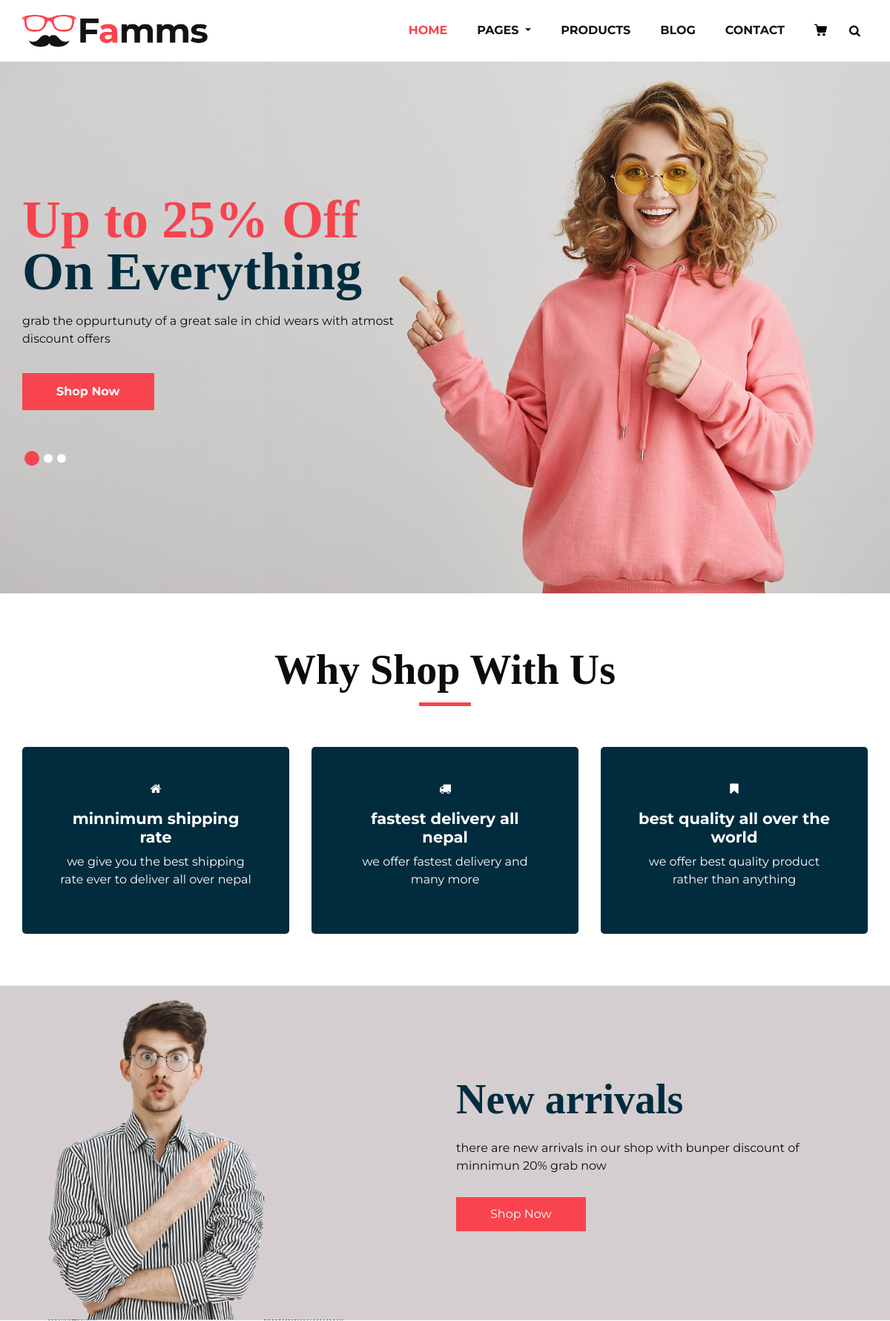
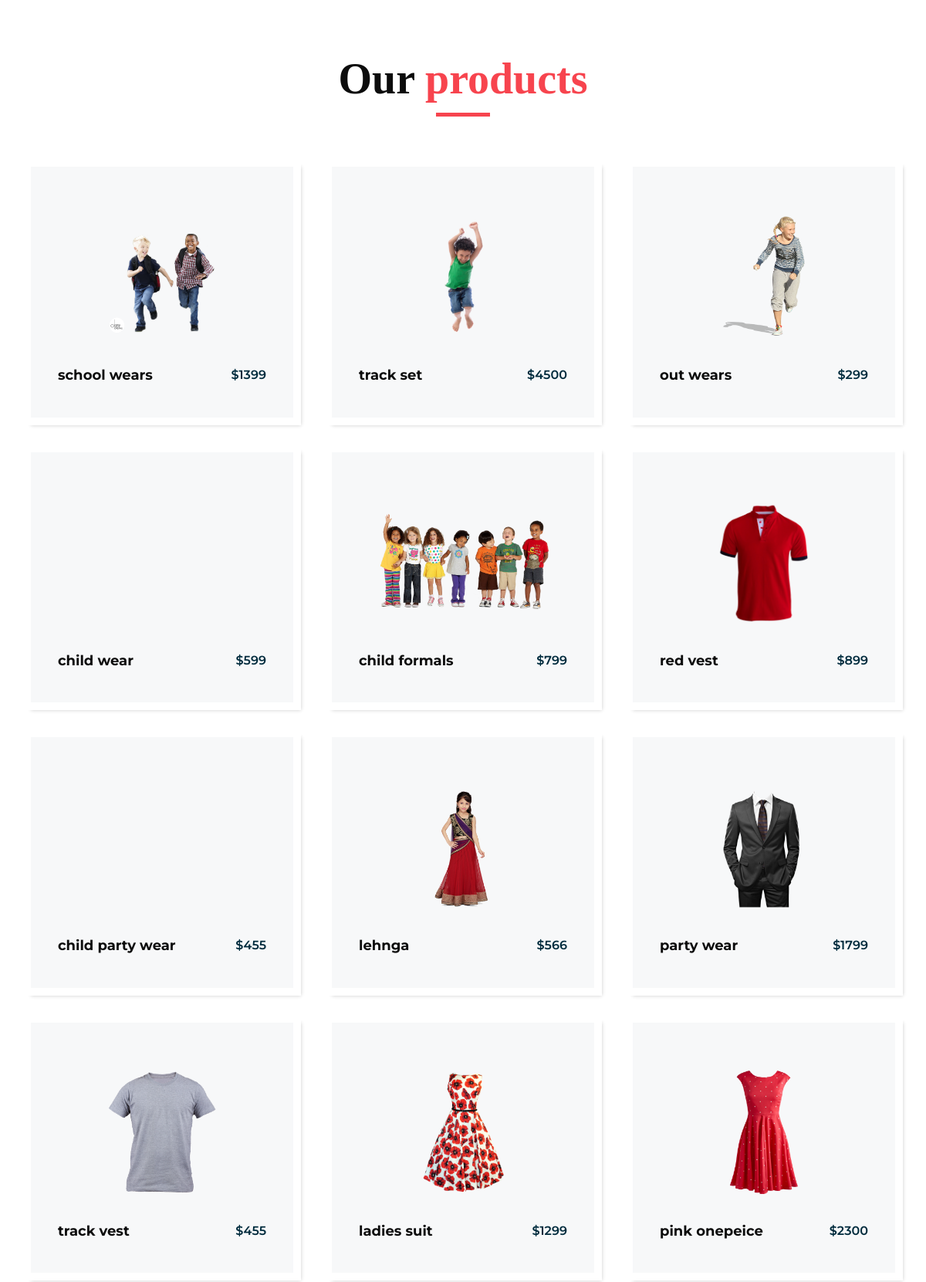
The page / (upper part) on the database its author committed (2 pictures, top to bottom).
### home/models.py (models this page shows, shortened)
class Slider(models.Model):
    name = models.CharField(max_length=200)
    image = models.ImageField(upload_to='media')
    url = models.URLField(max_length=500,blank = True)
    description = models.TextField(blank = True)
    status = models.CharField(choices=STATUS, max_length=50, blank = True)

class Service(models.Model):
    title= models.CharField(max_length=300)
    logo = models.CharField(max_length=300)
    description = models.TextField()

class Ad(models.Model):
    title = models.CharField(max_length=200)
    image = models.ImageField(upload_to='media')
    description = models.TextField(blank=True)
    url = models.URLField(max_length=500, blank=True)

class Product(models.Model):
    name = models.CharField(max_length=300)
    price = models.IntegerField()
    image = models.ImageField(upload_to='media')
    slug = models.CharField(max_length=500,unique=True)

### home/views.py (the view)
# urls.py: 2. Add a URL to urlpatterns:  path('', views.home, name='home')
def home(request):
    views={}
    views['services']= Service.objects.all()
    views['products']= Product.objects.all()
    views['ads']= Ad.objects.all()
    views['testimonials']= Testimonial.objects.all()
    views['informations']= Information.objects.all()
    views['sliders']= Slider.objects.all()
    return render(request,'index.html',views)

### templates/index.html (shortened to what this page needs)
<!DOCTYPE html>
{% load static %}
<html>
   <head>
      <link rel="stylesheet" type="text/css" href="{% static 'css/bootstrap.css' %}" />
      <link href="{% static 'css/font-awesome.min.css' %}" rel="stylesheet" />
      <link href="{% static 'css/style.css' %}" rel="stylesheet" />
      <link href="{% static 'css/responsive.css' %}" rel="stylesheet" />
   </head>
   <body>
      <div class="hero_area">
         <header class="header_section">
            <div class="container">
               <nav class="navbar navbar-expand-lg custom_nav-container ">
                  <a class="navbar-brand" href="/"><img width="250" src="{% static 'images/logo.png' %}" alt="#" /></a>
                  <div class="collapse navbar-collapse" id="navbarSupportedContent">
                     <ul class="navbar-nav">
                        <li class="nav-item active">
                           <a class="nav-link" href="/">Home <span class="sr-only">(current)</span></a>
                        </li>
                       <li class="nav-item dropdown">
                           <a class="nav-link dropdown-toggle" href="#" data-toggle="dropdown" role="button" aria-haspopup="true" aria-expanded="true"> <span class="nav-label">Pages </a>
                        </li>
                        <li class="nav-item">
                           <a class="nav-link" href="/product">Products</a>
                        </li>
                        <li class="nav-item">
                           <a class="nav-link" href="/blog_list">Blog</a>
                        </li>
                        <li class="nav-item">
                           <a class="nav-link" href="/contact">Contact</a>
                        </li>
                        <li class="nav-item">
                           <a class="nav-link" href="#">
                           </a>
                        </li>
                        <form class="form-inline">
                           <button class="btn  my-2 my-sm-0 nav_search-btn" type="submit">
                           <i class="fa fa-search" aria-hidden="true"></i>
                           </button>
                        </form>
                     </ul>
                  </div>
               </nav>
            </div>
         </header>
         <section class="slider_section ">
            <div class="slider_bg_box">
               <img src="{% static 'images/slider-bg.jpg' %}" alt="">
            </div>
            <div id="customCarousel1" class="carousel slide" data-ride="carousel">
               <div class="carousel-inner">
                  {% for slider in sliders %}
                  <div class="carousel-item {{slider.status}}">
                     <div class="container ">
                        <div class="row">
                           <div class="col-md-7 col-lg-6 ">
                              <div class="detail-box">
                                 <h1>
                                    <span>
                                    {{slider.name}}
                                    </span>
                                    <br>
                                    On Everything
                                 </h1>
                                 <p>
                                    {{slider.description}}
                                 </p>
                                 <div class="btn-box">
                                    <a href="/product" class="btn1">
                                    Shop Now
                                    </a>
                                 </div>
                              </div>
                           </div>
                        </div>
                     </div>
                  </div>
                  {% endfor %}
               </div>
               <div class="container">
                  <ol class="carousel-indicators">
                     <li data-target="#customCarousel1" data-slide-to="0" class="active"></li>
                     <li data-target="#customCarousel1" data-slide-to="1"></li>
                     <li data-target="#customCarousel1" data-slide-to="2"></li>
                  </ol>
               </div>
            </div>
         </section>
      </div>
      <section class="why_section layout_padding">
         <div class="container">
            <div class="heading_container heading_center">
               <h2>
                  Why Shop With Us
               </h2>
            </div>
            <div class="row">
               {%for service in services %}
               <div class="col-md-4">
                  <div class="box ">
                     <div class="img-box">
                       <i class="fa {{service.logo }}" aria-hidden="true"></i>
                     </div>
                     <div class="detail-box">
                        <h5>
                           {{service.title}}
                        </h5>
                        <p>
                           {{service.description}}
                        </p>
                     </div>
                  </div>
               </div>
               {% endfor %}
            </div>
         </div>
      </section>
      <section class="arrival_section">
         <div class="container">
            <div class="box">
               <div class="arrival_bg_box">
                  <img src="{% static 'images/arrival-bg.png' %}" alt="">
               </div>
               <div class="row">
                  {% for ad in ads%}
                  <div class="col-md-6 ml-auto">
                     <div class="heading_container remove_line_bt">
                        <h2>
                           {{ad.title}}
                        </h2>
                     </div>
                     <p style="margin-top: 20px;margin-bottom: 30px;">
                        {{ad.description}}                     </p>
                     <a href="/product" class="btn1">
                     Shop Now
                     </a>
                  </div>
                  {% endfor %}
               </div>
            </div>
         </div>
      </section>
      <section class="product_section layout_padding">
         <div class="container">
            <div class="heading_container heading_center">
               <h2>
                  Our <span>products</span>
               </h2>
            </div>
            <div class="row">
               {%for product in products%}
                <div class="col-sm-6 col-md-4 col-lg-4">
                  <div class="box">
                     <div class="img-box">
                        <img src="{{product.image}}" alt="">
                     </div>
                     <div class="detail-box">
                        <h5>
                           {{product.name}}
                        </h5>
                        <h6>${{product.price}}
                        </h6>
                     </div>
                  </div>
               </div>
               {% endfor %}
            </div>
         </div>
      </section>
   </body>
</html>

### static/css/responsive.css (style rules this page uses)
@media (min-width: 1200px) { .container { max-width: 1170px; } }

### rows shown on the page
Slider: name "Up to 25% Off", description "grab the oppurtunuty of a great sale in chid wears with atmost discount offers"
Service: title "minnimum shipping rate", description "we give you the best shipping rate ever to deliver all over nepal"
Service: title "fastest delivery all nepal", description "we offer fastest delivery and many more"
Service: title "best quality all over the world", description "we offer best quality product rather than anything"
Ad: title "New arrivals", description "there are new arrivals in our shop with bunper discount of minnimun 20% grab now"
Product: image (picture), name "school wears", price "1399"
Product: image (picture), name "track set", price "4500"
Product: image (picture), name "out wears", price "299"
Product: name "child wear", price "599"
Product: image (picture), name "child formals", price "799"
Product: image (picture), name "red vest", price "899"
Product: name "child party wear", price "455"
Product: image (picture), name "lehnga", price "566"
Product: image (picture), name "party wear", price "1799"
Product: image (picture), name "track vest", price "455"
Product: image (picture), name "ladies suit", price "1299"
Product: image (picture), name "pink onepeice", price "2300"
